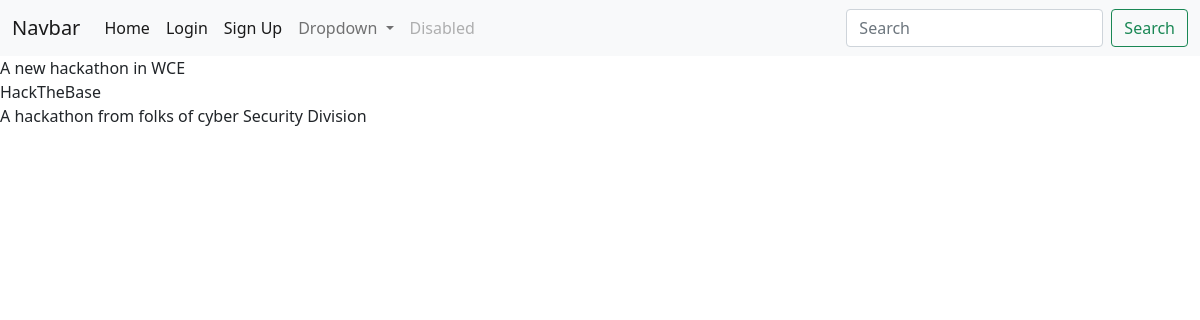
The page /events/details/2 on the database its author committed.
### base/models.py (models this page shows, shortened)
class Event(models.Model):
    host = models.ForeignKey(User, on_delete=models.SET_NULL, null=True, blank=True)
    name = models.CharField(max_length=200, null=True)
    title = models.CharField(max_length=300)
    description = models.CharField(max_length=1000, null=True, blank=True)
    startTime = models.DateTimeField(default=timezone.now)
    endTime = models.DateTimeField(null=True, blank=True)

### base/views.py (the view)
# urls.py: path('events/details/<int:pk>', EventDetails.as_view(), name='event-details'),
class EventDetails(DetailView):
    model = Event
    context_object_name = 'event'

### base/templates/base/event_detail.html
{% extends 'index.html' %}
{% block body %}
<div>
    {{ event.title }}
</div>
{{ event.name }}
<div>
    {{ event.description }}
</div>
{% endblock body %}

### rows shown on the page
Event: title "A new hackathon in WCE", name "HackTheBase", description "A hackathon from folks of cyber Security Division"
